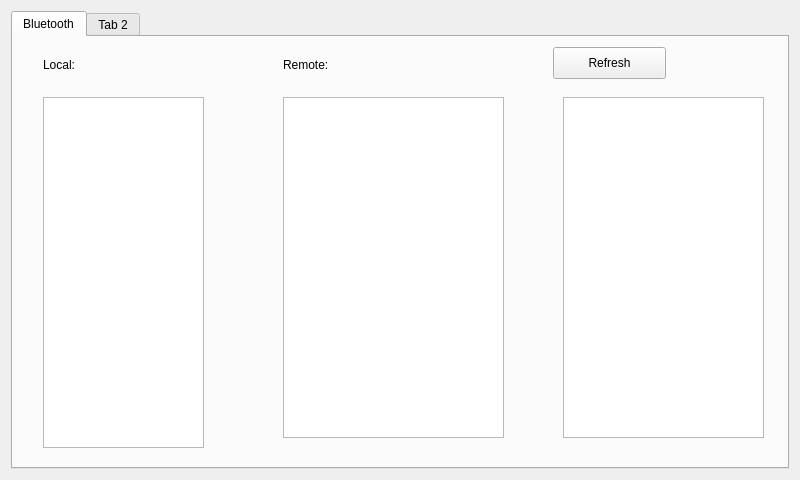
<?xml version="1.0" encoding="UTF-8"?>
<ui version="4.0">
 <class>MainWindow</class>
 <widget class="QMainWindow" name="MainWindow">
  <property name="geometry">
   <rect>
    <x>0</x>
    <y>0</y>
    <width>800</width>
    <height>480</height>
   </rect>
  </property>
  <property name="windowTitle">
   <string>MainWindow</string>
  </property>
  <widget class="QWidget" name="centralWidget">
   <layout class="QHBoxLayout" name="horizontalLayout">
    <item>
     <widget class="QTabWidget" name="tabWidget">
      <widget class="QWidget" name="tab">
       <attribute name="title">
        <string>Bluetooth</string>
       </attribute>
       <widget class="QListWidget" name="lw0">
        <property name="geometry">
         <rect>
          <x>30</x>
          <y>60</y>
          <width>161</width>
          <height>351</height>
         </rect>
        </property>
       </widget>
       <widget class="QLabel" name="label">
        <property name="geometry">
         <rect>
          <x>30</x>
          <y>20</y>
          <width>60</width>
          <height>16</height>
         </rect>
        </property>
        <property name="text">
         <string>Local:</string>
        </property>
       </widget>
       <widget class="QListWidget" name="lw1">
        <property name="geometry">
         <rect>
          <x>270</x>
          <y>60</y>
          <width>221</width>
          <height>341</height>
         </rect>
        </property>
       </widget>
       <widget class="QLabel" name="label_2">
        <property name="geometry">
         <rect>
          <x>270</x>
          <y>20</y>
          <width>60</width>
          <height>16</height>
         </rect>
        </property>
        <property name="text">
         <string>Remote:</string>
        </property>
       </widget>
       <widget class="QListWidget" name="lw2">
        <property name="geometry">
         <rect>
          <x>550</x>
          <y>60</y>
          <width>201</width>
          <height>341</height>
         </rect>
        </property>
       </widget>
       <widget class="QPushButton" name="btnRefresh">
        <property name="geometry">
         <rect>
          <x>540</x>
          <y>10</y>
          <width>113</width>
          <height>32</height>
         </rect>
        </property>
        <property name="text">
         <string>Refresh</string>
        </property>
       </widget>
      </widget>
      <widget class="QWidget" name="tab_2">
       <attribute name="title">
        <string>Tab 2</string>
       </attribute>
      </widget>
     </widget>
    </item>
   </layout>
  </widget>
 </widget>
 <layoutdefault spacing="6" margin="11"/>
 <resources/>
 <connections/>
</ui>
